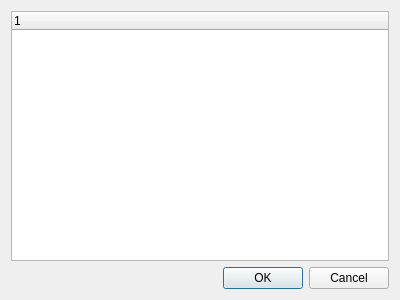
<?xml version="1.0" encoding="UTF-8"?>
<ui version="4.0">
 <class>DlgResultats</class>
 <widget class="QDialog" name="DlgResultats">
  <property name="geometry">
   <rect>
    <x>0</x>
    <y>0</y>
    <width>400</width>
    <height>300</height>
   </rect>
  </property>
  <property name="windowTitle">
   <string>Résultats</string>
  </property>
  <layout class="QVBoxLayout" name="verticalLayout">
   <item>
    <widget class="QTreeWidget" name="lstResultats">
     <column>
      <property name="text">
       <string notr="true">1</string>
      </property>
     </column>
    </widget>
   </item>
   <item>
    <widget class="QDialogButtonBox" name="buttonBox">
     <property name="orientation">
      <enum>Qt::Horizontal</enum>
     </property>
     <property name="standardButtons">
      <set>QDialogButtonBox::Cancel|QDialogButtonBox::Ok</set>
     </property>
    </widget>
   </item>
  </layout>
 </widget>
 <resources/>
 <connections>
  <connection>
   <sender>buttonBox</sender>
   <signal>accepted()</signal>
   <receiver>DlgResultats</receiver>
   <slot>accept()</slot>
   <hints>
    <hint type="sourcelabel">
     <x>248</x>
     <y>254</y>
    </hint>
    <hint type="destinationlabel">
     <x>157</x>
     <y>274</y>
    </hint>
   </hints>
  </connection>
  <connection>
   <sender>buttonBox</sender>
   <signal>rejected()</signal>
   <receiver>DlgResultats</receiver>
   <slot>reject()</slot>
   <hints>
    <hint type="sourcelabel">
     <x>316</x>
     <y>260</y>
    </hint>
    <hint type="destinationlabel">
     <x>286</x>
     <y>274</y>
    </hint>
   </hints>
  </connection>
 </connections>
</ui>
